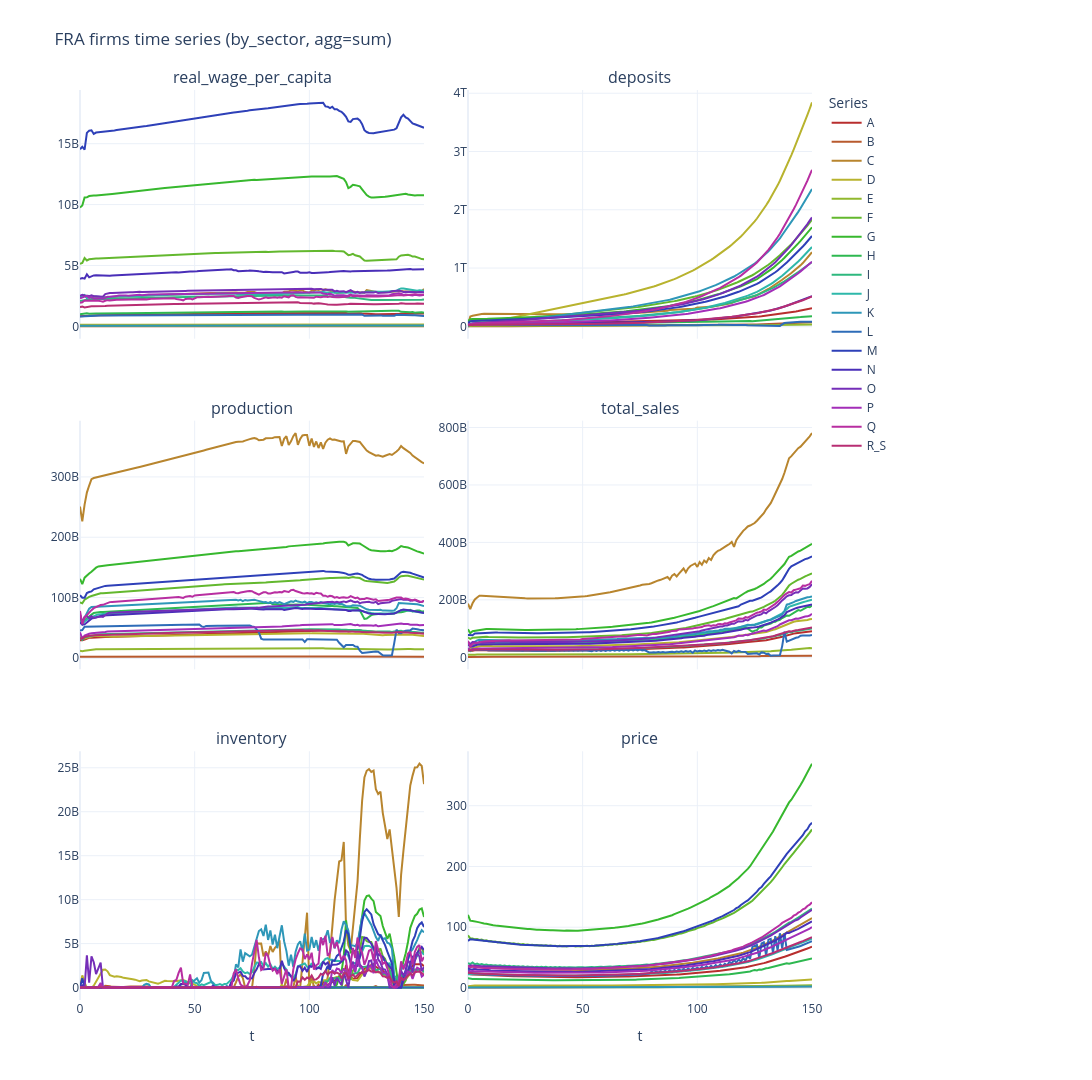

The notebook cell saved with this chart:
### Code cell
plot_agent_timeseries(
    model,
    "FRA",
    "firms",
    variables=[
        "real_wage_per_capita",
        "deposits",
        "production",
        "total_sales",
        "inventory",
        "price",
    ],
    by_sector=True,
    agg="sum",
    no_cols=2,
    base_height=FIG_SIZE_WIDE["base_height"],
    base_width=FIG_SIZE_WIDE["base_width"],
    show_legend=True,
    return_df=False,
    show=True,
)

plot_agent_timeseries(
    model,
    "FRA",
    "firms",
    variables=[
        "labour_productivity",
        "labour_productivity_factor",
        "real_wage_per_capita",
        "tfp_multiplier",
    ],
    by_sector=True,
    agg="mean",
    no_cols=2,
    base_height=FIG_SIZE_WIDE["base_height"],
    base_width=FIG_SIZE_WIDE["base_width"],
    show_legend=True,
    return_df=False,
    show=True,
)


plot_agent_timeseries(
    model,
    "FRA",
    "firms",
    variables=[
        "price",
    ],
    by_sector=True,
    agg="mean",
    no_cols=2,
    base_height=FIG_SIZE_WIDE["base_height"],
    base_width=FIG_SIZE_WIDE["base_width"],
    show_legend=True,
    return_df=False,
    show=True,
)

### Figure 1 — Plotly figure (JSON) as saved in the notebook; plotly's stock layout.template omitted (floating-point values rounded to 4 significant figures; data arrays with more than 128 entries replaced by an {"elided": "..."} marker saying what was removed)
{"data": [{"line": {"color": "hsl(0, 60%, 45%)", "width": 2}, "mode": "lines", "name": "A", "showlegend": true, "type": "scatter", "x": {"elided": "151 int values"}, "xaxis": "x", "y": {"elided": "151 float values"}, "yaxis": "y"}, {"line": {"color": "hsl(19, 60%, 45%)", "width": 2}, "mode": "lines", "name": "B", "showlegend": true, "type": "scatter", "x": {"elided": "151 int values"}, "xaxis": "x", "y": {"elided": "151 float values"}, "yaxis": "y"}, {"line": {"color": "hsl(38, 60%, 45%)", "width": 2}, "mode": "lines", "name": "C", "showlegend": true, "type": "scatter", "x": {"elided": "151 int values"}, "xaxis": "x", "y": {"elided": "151 float values"}, "yaxis": "y"}, {"line": {"color": "hsl(58, 60%, 45%)", "width": 2}, "mode": "lines", "name": "D", "showlegend": true, "type": "scatter", "x": {"elided": "151 int values"}, "xaxis": "x", "y": {"elided": "151 float values"}, "yaxis": "y"}, {"line": {"color": "hsl(77, 60%, 45%)", "width": 2}, "mode": "lines", "name": "E", "showlegend": true, "type": "scatter", "x": {"elided": "151 int values"}, "xaxis": "x", "y": {"elided": "151 float values"}, "yaxis": "y"}, {"line": {"color": "hsl(97, 60%, 45%)", "width": 2}, "mode": "lines", "name": "F", "showlegend": true, "type": "scatter", "x": {"elided": "151 int values"}, "xaxis": "x", "y": {"elided": "151 float values"}, "yaxis": "y"}, {"line": {"color": "hsl(116, 60%, 45%)", "width": 2}, "mode": "lines", "name": "G", "showlegend": true, "type": "scatter", "x": {"elided": "151 int values"}, "xaxis": "x", "y": {"elided": "151 float values"}, "yaxis": "y"}, {"line": {"color": "hsl(135, 60%, 45%)", "width": 2}, "mode": "lines", "name": "H", "showlegend": true, "type": "scatter", "x": {"elided": "151 int values"}, "xaxis": "x", "y": {"elided": "151 float values"}, "yaxis": "y"}, {"line": {"color": "hsl(155, 60%, 45%)", "width": 2}, "mode": "lines", "name": "I", "showlegend": true, "type": "scatter", "x": {"elided": "151 int values"}, "xaxis": "x", "y": {"elided": "151 float values"}, "yaxis": "y"}, {"line": {"color": "hsl(174, 60%, 45%)", "width": 2}, "mode": "lines", "name": "J", "showlegend": true, "type": "scatter", "x": {"elided": "151 int values"}, "xaxis": "x", "y": {"elided": "151 float values"}, "yaxis": "y"}, {"line": {"color": "hsl(194, 60%, 45%)", "width": 2}, "mode": "lines", "name": "K", "showlegend": true, "type": "scatter", "x": {"elided": "151 int values"}, "xaxis": "x", "y": {"elided": "151 float values"}, "yaxis": "y"}, {"line": {"color": "hsl(213, 60%, 45%)", "width": 2}, "mode": "lines", "name": "L", "showlegend": true, "type": "scatter", "x": {"elided": "151 int values"}, "xaxis": "x", "y": {"elided": "151 float values"}, "yaxis": "y"}, {"line": {"color": "hsl(232, 60%, 45%)", "width": 2}, "mode": "lines", "name": "M", "showlegend": true, "type": "scatter", "x": {"elided": "151 int values"}, "xaxis": "x", "y": {"elided": "151 float values"}, "yaxis": "y"}, {"line": {"color": "hsl(252, 60%, 45%)", "width": 2}, "mode": "lines", "name": "N", "showlegend": true, "type": "scatter", "x": {"elided": "151 int values"}, "xaxis": "x", "y": {"elided": "151 float values"}, "yaxis": "y"}, {"line": {"color": "hsl(271, 60%, 45%)", "width": 2}, "mode": "lines", "name": "O", "showlegend": true, "type": "scatter", "x": {"elided": "151 int values"}, "xaxis": "x", "y": {"elided": "151 float values"}, "yaxis": "y"}, {"line": {"color": "hsl(291, 60%, 45%)", "width": 2}, "mode": "lines", "name": "P", "showlegend": true, "type": "scatter", "x": {"elided": "151 int values"}, "xaxis": "x", "y": {"elided": "151 float values"}, "yaxis": "y"}, {"line": {"color": "hsl(310, 60%, 45%)", "width": 2}, "mode": "lines", "name": "Q", "showlegend": true, "type": "scatter", "x": {"elided": "151 int values"}, "xaxis": "x", "y": {"elided": "151 float values"}, "yaxis": "y"}, {"line": {"color": "hsl(330, 60%, 45%)", "width": 2}, "mode": "lines", "name": "R_S", "showlegend": true, "type": "scatter", "x": {"elided": "151 int values"}, "xaxis": "x", "y": {"elided": "151 float values"}, "yaxis": "y"}, {"line": {"color": "hsl(0, 60%, 45%)", "width": 2}, "mode": "lines", "name": "A", "showlegend": false, "type": "scatter", "x": {"elided": "151 int values"}, "xaxis": "x2", "y": {"elided": "151 float values"}, "yaxis": "y2"}, {"line": {"color": "hsl(19, 60%, 45%)", "width": 2}, "mode": "lines", "name": "B", "showlegend": false, "type": "scatter", "x": {"elided": "151 int values"}, "xaxis": "x2", "y": {"elided": "151 float values"}, "yaxis": "y2"}, {"line": {"color": "hsl(38, 60%, 45%)", "width": 2}, "mode": "lines", "name": "C", "showlegend": false, "type": "scatter", "x": {"elided": "151 int values"}, "xaxis": "x2", "y": {"elided": "151 float values"}, "yaxis": "y2"}, {"line": {"color": "hsl(58, 60%, 45%)", "width": 2}, "mode": "lines", "name": "D", "showlegend": false, "type": "scatter", "x": {"elided": "151 int values"}, "xaxis": "x2", "y": {"elided": "151 float values"}, "yaxis": "y2"}, {"line": {"color": "hsl(77, 60%, 45%)", "width": 2}, "mode": "lines", "name": "E", "showlegend": false, "type": "scatter", "x": {"elided": "151 int values"}, "xaxis": "x2", "y": {"elided": "151 float values"}, "yaxis": "y2"}, {"line": {"color": "hsl(97, 60%, 45%)", "width": 2}, "mode": "lines", "name": "F", "showlegend": false, "type": "scatter", "x": {"elided": "151 int values"}, "xaxis": "x2", "y": {"elided": "151 float values"}, "yaxis": "y2"}, {"line": {"color": "hsl(116, 60%, 45%)", "width": 2}, "mode": "lines", "name": "G", "showlegend": false, "type": "scatter", "x": {"elided": "151 int values"}, "xaxis": "x2", "y": {"elided": "151 float values"}, "yaxis": "y2"}, {"line": {"color": "hsl(135, 60%, 45%)", "width": 2}, "mode": "lines", "name": "H", "showlegend": false, "type": "scatter", "x": {"elided": "151 int values"}, "xaxis": "x2", "y": {"elided": "151 float values"}, "yaxis": "y2"}, {"line": {"color": "hsl(155, 60%, 45%)", "width": 2}, "mode": "lines", "name": "I", "showlegend": false, "type": "scatter", "x": {"elided": "151 int values"}, "xaxis": "x2", "y": {"elided": "151 float values"}, "yaxis": "y2"}, {"line": {"color": "hsl(174, 60%, 45%)", "width": 2}, "mode": "lines", "name": "J", "showlegend": false, "type": "scatter", "x": {"elided": "151 int values"}, "xaxis": "x2", "y": {"elided": "151 float values"}, "yaxis": "y2"}, {"line": {"color": "hsl(194, 60%, 45%)", "width": 2}, "mode": "lines", "name": "K", "showlegend": false, "type": "scatter", "x": {"elided": "151 int values"}, "xaxis": "x2", "y": {"elided": "151 float values"}, "yaxis": "y2"}, {"line": {"color": "hsl(213, 60%, 45%)", "width": 2}, "mode": "lines", "name": "L", "showlegend": false, "type": "scatter", "x": {"elided": "151 int values"}, "xaxis": "x2", "y": {"elided": "151 float values"}, "yaxis": "y2"}, {"line": {"color": "hsl(232, 60%, 45%)", "width": 2}, "mode": "lines", "name": "M", "showlegend": false, "type": "scatter", "x": {"elided": "151 int values"}, "xaxis": "x2", "y": {"elided": "151 float values"}, "yaxis": "y2"}, {"line": {"color": "hsl(252, 60%, 45%)", "width": 2}, "mode": "lines", "name": "N", "showlegend": false, "type": "scatter", "x": {"elided": "151 int values"}, "xaxis": "x2", "y": {"elided": "151 float values"}, "yaxis": "y2"}, {"line": {"color": "hsl(271, 60%, 45%)", "width": 2}, "mode": "lines", "name": "O", "showlegend": false, "type": "scatter", "x": {"elided": "151 int values"}, "xaxis": "x2", "y": {"elided": "151 float values"}, "yaxis": "y2"}, {"line": {"color": "hsl(291, 60%, 45%)", "width": 2}, "mode": "lines", "name": "P", "showlegend": false, "type": "scatter", "x": {"elided": "151 int values"}, "xaxis": "x2", "y": {"elided": "151 float values"}, "yaxis": "y2"}, {"line": {"color": "hsl(310, 60%, 45%)", "width": 2}, "mode": "lines", "name": "Q", "showlegend": false, "type": "scatter", "x": {"elided": "151 int values"}, "xaxis": "x2", "y": {"elided": "151 float values"}, "yaxis": "y2"}, {"line": {"color": "hsl(330, 60%, 45%)", "width": 2}, "mode": "lines", "name": "R_S", "showlegend": false, "type": "scatter", "x": {"elided": "151 int values"}, "xaxis": "x2", "y": {"elided": "151 float values"}, "yaxis": "y2"}, {"line": {"color": "hsl(0, 60%, 45%)", "width": 2}, "mode": "lines", "name": "A", "showlegend": false, "type": "scatter", "x": {"elided": "151 int values"}, "xaxis": "x3", "y": {"elided": "151 float values"}, "yaxis": "y3"}, {"line": {"color": "hsl(19, 60%, 45%)", "width": 2}, "mode": "lines", "name": "B", "showlegend": false, "type": "scatter", "x": {"elided": "151 int values"}, "xaxis": "x3", "y": {"elided": "151 float values"}, "yaxis": "y3"}, {"line": {"color": "hsl(38, 60%, 45%)", "width": 2}, "mode": "lines", "name": "C", "showlegend": false, "type": "scatter", "x": {"elided": "151 int values"}, "xaxis": "x3", "y": {"elided": "151 float values"}, "yaxis": "y3"}, {"line": {"color": "hsl(58, 60%, 45%)", "width": 2}, "mode": "lines", "name": "D", "showlegend": false, "type": "scatter", "x": {"elided": "151 int values"}, "xaxis": "x3", "y": {"elided": "151 float values"}, "yaxis": "y3"}, {"line": {"color": "hsl(77, 60%, 45%)", "width": 2}, "mode": "lines", "name": "E", "showlegend": false, "type": "scatter", "x": {"elided": "151 int values"}, "xaxis": "x3", "y": {"elided": "151 float values"}, "yaxis": "y3"}, {"line": {"color": "hsl(97, 60%, 45%)", "width": 2}, "mode": "lines", "name": "F", "showlegend": false, "type": "scatter", "x": {"elided": "151 int values"}, "xaxis": "x3", "y": {"elided": "151 float values"}, "yaxis": "y3"}, {"line": {"color": "hsl(116, 60%, 45%)", "width": 2}, "mode": "lines", "name": "G", "showlegend": false, "type": "scatter", "x": {"elided": "151 int values"}, "xaxis": "x3", "y": {"elided": "151 float values"}, "yaxis": "y3"}, {"line": {"color": "hsl(135, 60%, 45%)", "width": 2}, "mode": "lines", "name": "H", "showlegend": false, "type": "scatter", "x": {"elided": "151 int values"}, "xaxis": "x3", "y": {"elided": "151 float values"}, "yaxis": "y3"}, {"line": {"color": "hsl(155, 60%, 45%)", "width": 2}, "mode": "lines", "name": "I", "showlegend": false, "type": "scatter", "x": {"elided": "151 int values"}, "xaxis": "x3", "y": {"elided": "151 float values"}, "yaxis": "y3"}, {"line": {"color": "hsl(174, 60%, 45%)", "width": 2}, "mode": "lines", "name": "J", "showlegend": false, "type": "scatter", "x": {"elided": "151 int values"}, "xaxis": "x3", "y": {"elided": "151 float values"}, "yaxis": "y3"}, {"line": {"color": "hsl(194, 60%, 45%)", "width": 2}, "mode": "lines", "name": "K", "showlegend": false, "type": "scatter", "x": {"elided": "151 int values"}, "xaxis": "x3", "y": {"elided": "151 float values"}, "yaxis": "y3"}, {"line": {"color": "hsl(213, 60%, 45%)", "width": 2}, "mode": "lines", "name": "L", "showlegend": false, "type": "scatter", "x": {"elided": "151 int values"}, "xaxis": "x3", "y": {"elided": "151 float values"}, "yaxis": "y3"}, {"line": {"color": "hsl(232, 60%, 45%)", "width": 2}, "mode": "lines", "name": "M", "showlegend": false, "type": "scatter", "x": {"elided": "151 int values"}, "xaxis": "x3", "y": {"elided": "151 float values"}, "yaxis": "y3"}, {"line": {"color": "hsl(252, 60%, 45%)", "width": 2}, "mode": "lines", "name": "N", "showlegend": false, "type": "scatter", "x": {"elided": "151 int values"}, "xaxis": "x3", "y": {"elided": "151 float values"}, "yaxis": "y3"}, {"line": {"color": "hsl(271, 60%, 45%)", "width": 2}, "mode": "lines", "name": "O", "showlegend": false, "type": "scatter", "x": {"elided": "151 int values"}, "xaxis": "x3", "y": {"elided": "151 float values"}, "yaxis": "y3"}, {"line": {"color": "hsl(291, 60%, 45%)", "width": 2}, "mode": "lines", "name": "P", "showlegend": false, "type": "scatter", "x": {"elided": "151 int values"}, "xaxis": "x3", "y": {"elided": "151 float values"}, "yaxis": "y3"}, {"line": {"color": "hsl(310, 60%, 45%)", "width": 2}, "mode": "lines", "name": "Q", "showlegend": false, "type": "scatter", "x": {"elided": "151 int values"}, "xaxis": "x3", "y": {"elided": "151 float values"}, "yaxis": "y3"}, {"line": {"color": "hsl(330, 60%, 45%)", "width": 2}, "mode": "lines", "name": "R_S", "showlegend": false, "type": "scatter", "x": {"elided": "151 int values"}, "xaxis": "x3", "y": {"elided": "151 float values"}, "yaxis": "y3"}, {"line": {"color": "hsl(0, 60%, 45%)", "width": 2}, "mode": "lines", "name": "A", "showlegend": false, "type": "scatter", "x": {"elided": "151 int values"}, "xaxis": "x4", "y": {"elided": "151 float values"}, "yaxis": "y4"}, {"line": {"color": "hsl(19, 60%, 45%)", "width": 2}, "mode": "lines", "name": "B", "showlegend": false, "type": "scatter", "x": {"elided": "151 int values"}, "xaxis": "x4", "y": {"elided": "151 float values"}, "yaxis": "y4"}, {"line": {"color": "hsl(38, 60%, 45%)", "width": 2}, "mode": "lines", "name": "C", "showlegend": false, "type": "scatter", "x": {"elided": "151 int values"}, "xaxis": "x4", "y": {"elided": "151 float values"}, "yaxis": "y4"}, {"line": {"color": "hsl(58, 60%, 45%)", "width": 2}, "mode": "lines", "name": "D", "showlegend": false, "type": "scatter", "x": {"elided": "151 int values"}, "xaxis": "x4", "y": {"elided": "151 float values"}, "yaxis": "y4"}, {"line": {"color": "hsl(77, 60%, 45%)", "width": 2}, "mode": "lines", "name": "E", "showlegend": false, "type": "scatter", "x": {"elided": "151 int values"}, "xaxis": "x4", "y": {"elided": "151 float values"}, "yaxis": "y4"}, {"line": {"color": "hsl(97, 60%, 45%)", "width": 2}, "mode": "lines", "name": "F", "showlegend": false, "type": "scatter", "x": {"elided": "151 int values"}, "xaxis": "x4", "y": {"elided": "151 float values"}, "yaxis": "y4"}, {"line": {"color": "hsl(116, 60%, 45%)", "width": 2}, "mode": "lines", "name": "G", "showlegend": false, "type": "scatter", "x": {"elided": "151 int values"}, "xaxis": "x4", "y": {"elided": "151 float values"}, "yaxis": "y4"}, {"line": {"color": "hsl(135, 60%, 45%)", "width": 2}, "mode": "lines", "name": "H", "showlegend": false, "type": "scatter", "x": {"elided": "151 int values"}, "xaxis": "x4", "y": {"elided": "151 float values"}, "yaxis": "y4"}, {"line": {"color": "hsl(155, 60%, 45%)", "width": 2}, "mode": "lines", "name": "I", "showlegend": false, "type": "scatter", "x": {"elided": "151 int values"}, "xaxis": "x4", "y": {"elided": "151 float values"}, "yaxis": "y4"}, {"line": {"color": "hsl(174, 60%, 45%)", "width": 2}, "mode": "lines", "name": "J", "showlegend": false, "type": "scatter", "x": {"elided": "151 int values"}, "xaxis": "x4", "y": {"elided": "151 float values"}, "yaxis": "y4"}, {"line": {"color": "hsl(194, 60%, 45%)", "width": 2}, "mode": "lines", "name": "K", "showlegend": false, "type": "scatter", "x": {"elided": "151 int values"}, "xaxis": "x4", "y": {"elided": "151 float values"}, "yaxis": "y4"}, {"line": {"color": "hsl(213, 60%, 45%)", "width": 2}, "mode": "lines", "name": "L", "showlegend": false, "type": "scatter", "x": {"elided": "151 int values"}, "xaxis": "x4", "y": {"elided": "151 float values"}, "yaxis": "y4"}, {"line": {"color": "hsl(232, 60%, 45%)", "width": 2}, "mode": "lines", "name": "M", "showlegend": false, "type": "scatter", "x": {"elided": "151 int values"}, "xaxis": "x4", "y": {"elided": "151 float values"}, "yaxis": "y4"}, {"line": {"color": "hsl(252, 60%, 45%)", "width": 2}, "mode": "lines", "name": "N", "showlegend": false, "type": "scatter", "x": {"elided": "151 int values"}, "xaxis": "x4", "y": {"elided": "151 float values"}, "yaxis": "y4"}, {"line": {"color": "hsl(271, 60%, 45%)", "width": 2}, "mode": "lines", "name": "O", "showlegend": false, "type": "scatter", "x": {"elided": "151 int values"}, "xaxis": "x4", "y": {"elided": "151 float values"}, "yaxis": "y4"}, {"line": {"color": "hsl(291, 60%, 45%)", "width": 2}, "mode": "lines", "name": "P", "showlegend": false, "type": "scatter", "x": {"elided": "151 int values"}, "xaxis": "x4", "y": {"elided": "151 float values"}, "yaxis": "y4"}, {"line": {"color": "hsl(310, 60%, 45%)", "width": 2}, "mode": "lines", "name": "Q", "showlegend": false, "type": "scatter", "x": {"elided": "151 int values"}, "xaxis": "x4", "y": {"elided": "151 float values"}, "yaxis": "y4"}, {"line": {"color": "hsl(330, 60%, 45%)", "width": 2}, "mode": "lines", "name": "R_S", "showlegend": false, "type": "scatter", "x": {"elided": "151 int values"}, "xaxis": "x4", "y": {"elided": "151 float values"}, "yaxis": "y4"}, {"line": {"color": "hsl(0, 60%, 45%)", "width": 2}, "mode": "lines", "name": "A", "showlegend": false, "type": "scatter", "x": {"elided": "151 int values"}, "xaxis": "x5", "y": {"elided": "151 float values"}, "yaxis": "y5"}, {"line": {"color": "hsl(19, 60%, 45%)", "width": 2}, "mode": "lines", "name": "B", "showlegend": false, "type": "scatter", "x": {"elided": "151 int values"}, "xaxis": "x5", "y": {"elided": "151 float values"}, "yaxis": "y5"}, {"line": {"color": "hsl(38, 60%, 45%)", "width": 2}, "mode": "lines", "name": "C", "showlegend": false, "type": "scatter", "x": {"elided": "151 int values"}, "xaxis": "x5", "y": {"elided": "151 float values"}, "yaxis": "y5"}, {"line": {"color": "hsl(58, 60%, 45%)", "width": 2}, "mode": "lines", "name": "D", "showlegend": false, "type": "scatter", "x": {"elided": "151 int values"}, "xaxis": "x5", "y": {"elided": "151 float values"}, "yaxis": "y5"}, {"line": {"color": "hsl(77, 60%, 45%)", "width": 2}, "mode": "lines", "name": "E", "showlegend": false, "type": "scatter", "x": {"elided": "151 int values"}, "xaxis": "x5", "y": {"elided": "151 float values"}, "yaxis": "y5"}, {"line": {"color": "hsl(97, 60%, 45%)", "width": 2}, "mode": "lines", "name": "F", "showlegend": false, "type": "scatter", "x": {"elided": "151 int values"}, "xaxis": "x5", "y": {"elided": "151 float values"}, "yaxis": "y5"}, {"line": {"color": "hsl(116, 60%, 45%)", "width": 2}, "mode": "lines", "name": "G", "showlegend": false, "type": "scatter", "x": {"elided": "151 int values"}, "xaxis": "x5", "y": {"elided": "151 float values"}, "yaxis": "y5"}, {"line": {"color": "hsl(135, 60%, 45%)", "width": 2}, "mode": "lines", "name": "H", "showlegend": false, "type": "scatter", "x": {"elided": "151 int values"}, "xaxis": "x5", "y": {"elided": "151 float values"}, "yaxis": "y5"}, {"line": {"color": "hsl(155, 60%, 45%)", "width": 2}, "mode": "lines", "name": "I", "showlegend": false, "type": "scatter", "x": {"elided": "151 int values"}, "xaxis": "x5", "y": {"elided": "151 float values"}, "yaxis": "y5"}, {"line": {"color": "hsl(174, 60%, 45%)", "width": 2}, "mode": "lines", "name": "J", "showlegend": false, "type": "scatter", "x": {"elided": "151 int values"}, "xaxis": "x5", "y": {"elided": "151 float values"}, "yaxis": "y5"}, {"line": {"color": "hsl(194, 60%, 45%)", "width": 2}, "mode": "lines", "name": "K", "showlegend": false, "type": "scatter", "x": {"elided": "151 int values"}, "xaxis": "x5", "y": {"elided": "151 float values"}, "yaxis": "y5"}, {"line": {"color": "hsl(213, 60%, 45%)", "width": 2}, "mode": "lines", "name": "L", "showlegend": false, "type": "scatter", "x": {"elided": "151 int values"}, "xaxis": "x5", "y": {"elided": "151 float values"}, "yaxis": "y5"}, {"line": {"color": "hsl(232, 60%, 45%)", "width": 2}, "mode": "lines", "name": "M", "showlegend": false, "type": "scatter", "x": {"elided": "151 int values"}, "xaxis": "x5", "y": {"elided": "151 float values"}, "yaxis": "y5"}, {"line": {"color": "hsl(252, 60%, 45%)", "width": 2}, "mode": "lines", "name": "N", "showlegend": false, "type": "scatter", "x": {"elided": "151 int values"}, "xaxis": "x5", "y": {"elided": "151 float values"}, "yaxis": "y5"}, {"line": {"color": "hsl(271, 60%, 45%)", "width": 2}, "mode": "lines", "name": "O", "showlegend": false, "type": "scatter", "x": {"elided": "151 int values"}, "xaxis": "x5", "y": {"elided": "151 float values"}, "yaxis": "y5"}, {"line": {"color": "hsl(291, 60%, 45%)", "width": 2}, "mode": "lines", "name": "P", "showlegend": false, "type": "scatter", "x": {"elided": "151 int values"}, "xaxis": "x5", "y": {"elided": "151 float values"}, "yaxis": "y5"}, {"line": {"color": "hsl(310, 60%, 45%)", "width": 2}, "mode": "lines", "name": "Q", "showlegend": false, "type": "scatter", "x": {"elided": "151 int values"}, "xaxis": "x5", "y": {"elided": "151 float values"}, "yaxis": "y5"}, {"line": {"color": "hsl(330, 60%, 45%)", "width": 2}, "mode": "lines", "name": "R_S", "showlegend": false, "type": "scatter", "x": {"elided": "151 int values"}, "xaxis": "x5", "y": {"elided": "151 float values"}, "yaxis": "y5"}, {"line": {"color": "hsl(0, 60%, 45%)", "width": 2}, "mode": "lines", "name": "A", "showlegend": false, "type": "scatter", "x": {"elided": "151 int values"}, "xaxis": "x6", "y": {"elided": "151 float values"}, "yaxis": "y6"}, {"line": {"color": "hsl(19, 60%, 45%)", "width": 2}, "mode": "lines", "name": "B", "showlegend": false, "type": "scatter", "x": {"elided": "151 int values"}, "xaxis": "x6", "y": {"elided": "151 float values"}, "yaxis": "y6"}, {"line": {"color": "hsl(38, 60%, 45%)", "width": 2}, "mode": "lines", "name": "C", "showlegend": false, "type": "scatter", "x": {"elided": "151 int values"}, "xaxis": "x6", "y": {"elided": "151 float values"}, "yaxis": "y6"}, {"line": {"color": "hsl(58, 60%, 45%)", "width": 2}, "mode": "lines", "name": "D", "showlegend": false, "type": "scatter", "x": {"elided": "151 int values"}, "xaxis": "x6", "y": {"elided": "151 float values"}, "yaxis": "y6"}, {"line": {"color": "hsl(77, 60%, 45%)", "width": 2}, "mode": "lines", "name": "E", "showlegend": false, "type": "scatter", "x": {"elided": "151 int values"}, "xaxis": "x6", "y": {"elided": "151 float values"}, "yaxis": "y6"}, {"line": {"color": "hsl(97, 60%, 45%)", "width": 2}, "mode": "lines", "name": "F", "showlegend": false, "type": "scatter", "x": {"elided": "151 int values"}, "xaxis": "x6", "y": {"elided": "151 float values"}, "yaxis": "y6"}, {"line": {"color": "hsl(116, 60%, 45%)", "width": 2}, "mode": "lines", "name": "G", "showlegend": false, "type": "scatter", "x": {"elided": "151 int values"}, "xaxis": "x6", "y": {"elided": "151 float values"}, "yaxis": "y6"}, {"line": {"color": "hsl(135, 60%, 45%)", "width": 2}, "mode": "lines", "name": "H", "showlegend": false, "type": "scatter", "x": {"elided": "151 int values"}, "xaxis": "x6", "y": {"elided": "151 float values"}, "yaxis": "y6"}, {"line": {"color": "hsl(155, 60%, 45%)", "width": 2}, "mode": "lines", "name": "I", "showlegend": false, "type": "scatter", "x": {"elided": "151 int values"}, "xaxis": "x6", "y": {"elided": "151 float values"}, "yaxis": "y6"}, {"line": {"color": "hsl(174, 60%, 45%)", "width": 2}, "mode": "lines", "name": "J", "showlegend": false, "type": "scatter", "x": {"elided": "151 int values"}, "xaxis": "x6", "y": {"elided": "151 float values"}, "yaxis": "y6"}, {"line": {"color": "hsl(194, 60%, 45%)", "width": 2}, "mode": "lines", "name": "K", "showlegend": false, "type": "scatter", "x": {"elided": "151 int values"}, "xaxis": "x6", "y": {"elided": "151 float values"}, "yaxis": "y6"}, {"line": {"color": "hsl(213, 60%, 45%)", "width": 2}, "mode": "lines", "name": "L", "showlegend": false, "type": "scatter", "x": {"elided": "151 int values"}, "xaxis": "x6", "y": {"elided": "151 float values"}, "yaxis": "y6"}, {"line": {"color": "hsl(232, 60%, 45%)", "width": 2}, "mode": "lines", "name": "M", "showlegend": false, "type": "scatter", "x": {"elided": "151 int values"}, "xaxis": "x6", "y": {"elided": "151 float values"}, "yaxis": "y6"}, {"line": {"color": "hsl(252, 60%, 45%)", "width": 2}, "mode": "lines", "name": "N", "showlegend": false, "type": "scatter", "x": {"elided": "151 int values"}, "xaxis": "x6", "y": {"elided": "151 float values"}, "yaxis": "y6"}, {"line": {"color": "hsl(271, 60%, 45%)", "width": 2}, "mode": "lines", "name": "O", "showlegend": false, "type": "scatter", "x": {"elided": "151 int values"}, "xaxis": "x6", "y": {"elided": "151 float values"}, "yaxis": "y6"}, {"line": {"color": "hsl(291, 60%, 45%)", "width": 2}, "mode": "lines", "name": "P", "showlegend": false, "type": "scatter", "x": {"elided": "151 int values"}, "xaxis": "x6", "y": {"elided": "151 float values"}, "yaxis": "y6"}, {"line": {"color": "hsl(310, 60%, 45%)", "width": 2}, "mode": "lines", "name": "Q", "showlegend": false, "type": "scatter", "x": {"elided": "151 int values"}, "xaxis": "x6", "y": {"elided": "151 float values"}, "yaxis": "y6"}, {"line": {"color": "hsl(330, 60%, 45%)", "width": 2}, "mode": "lines", "name": "R_S", "showlegend": false, "type": "scatter", "x": {"elided": "151 int values"}, "xaxis": "x6", "y": {"elided": "151 float values"}, "yaxis": "y6"}], "layout": {"annotations": [{"font": {"size": 16}, "showarrow": false, "text": "real_wage_per_capita", "x": 0.235, "xanchor": "center", "xref": "paper", "y": 1, "yanchor": "bottom", "yref": "paper"}, {"font": {"size": 16}, "showarrow": false, "text": "deposits", "x": 0.765, "xanchor": "center", "xref": "paper", "y": 1, "yanchor": "bottom", "yref": "paper"}, {"font": {"size": 16}, "showarrow": false, "text": "production", "x": 0.235, "xanchor": "center", "xref": "paper", "y": 0.6367, "yanchor": "bottom", "yref": "paper"}, {"font": {"size": 16}, "showarrow": false, "text": "total_sales", "x": 0.765, "xanchor": "center", "xref": "paper", "y": 0.6367, "yanchor": "bottom", "yref": "paper"}, {"font": {"size": 16}, "showarrow": false, "text": "inventory", "x": 0.235, "xanchor": "center", "xref": "paper", "y": 0.2733, "yanchor": "bottom", "yref": "paper"}, {"font": {"size": 16}, "showarrow": false, "text": "price", "x": 0.765, "xanchor": "center", "xref": "paper", "y": 0.2733, "yanchor": "bottom", "yref": "paper"}], "height": 1080, "hovermode": "x unified", "legend": {"orientation": "v", "title": {"text": "Series"}, "x": 1.02, "xanchor": "left", "y": 1, "yanchor": "top"}, "margin": {"r": 280, "t": 90}, "title": {"text": "FRA firms time series (by_sector, agg=sum)"}, "width": 1200, "xaxis": {"anchor": "y", "domain": [0, 0.47], "matches": "x5", "showticklabels": false}, "xaxis2": {"anchor": "y2", "domain": [0.53, 1], "matches": "x6", "showticklabels": false}, "xaxis3": {"anchor": "y3", "domain": [0, 0.47], "matches": "x5", "showticklabels": false}, "xaxis4": {"anchor": "y4", "domain": [0.53, 1], "matches": "x6", "showticklabels": false}, "xaxis5": {"anchor": "y5", "domain": [0, 0.47], "title": {"text": "t"}}, "xaxis6": {"anchor": "y6", "domain": [0.53, 1], "title": {"text": "t"}}, "yaxis": {"anchor": "x", "domain": [0.7267, 1]}, "yaxis2": {"anchor": "x2", "domain": [0.7267, 1]}, "yaxis3": {"anchor": "x3", "domain": [0.3633, 0.6367]}, "yaxis4": {"anchor": "x4", "domain": [0.3633, 0.6367]}, "yaxis5": {"anchor": "x5", "domain": [0, 0.2733]}, "yaxis6": {"anchor": "x6", "domain": [0, 0.2733]}}}
